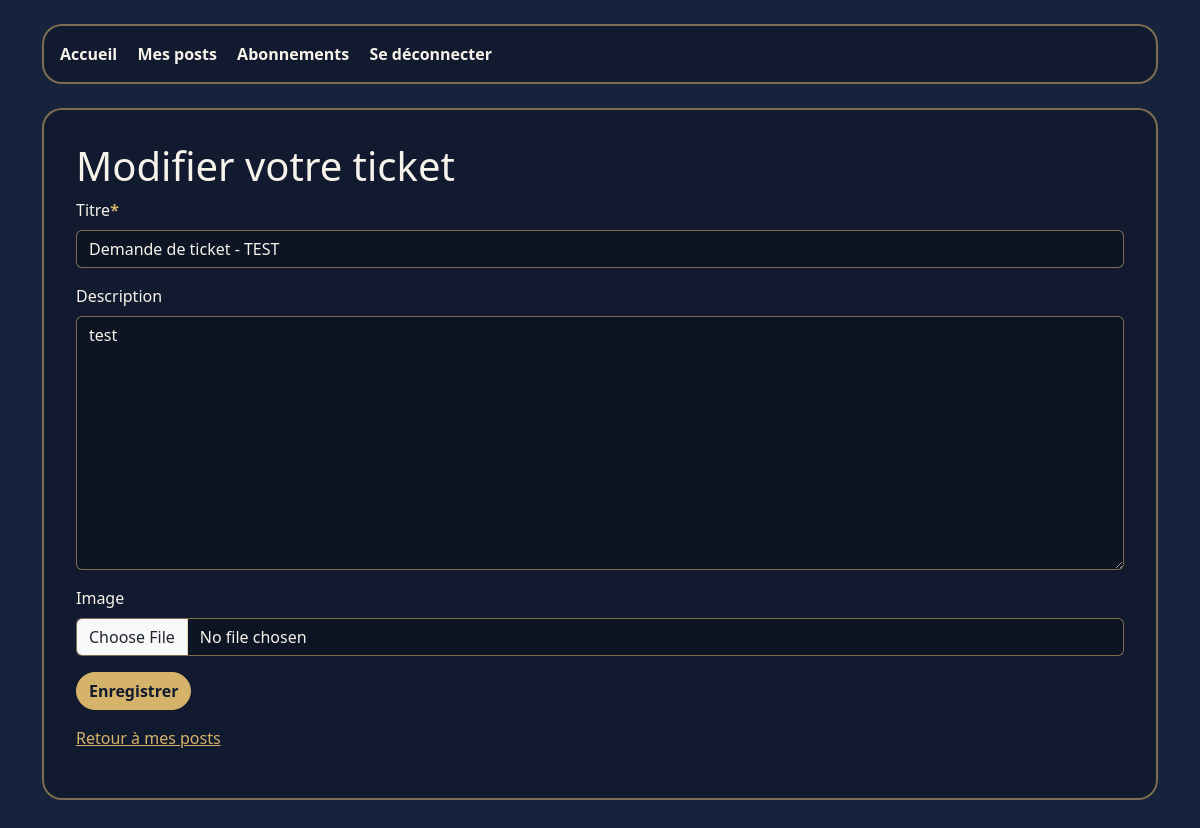
The page /modifier-ticket/2/ (signed in) on the database as committed earlier.
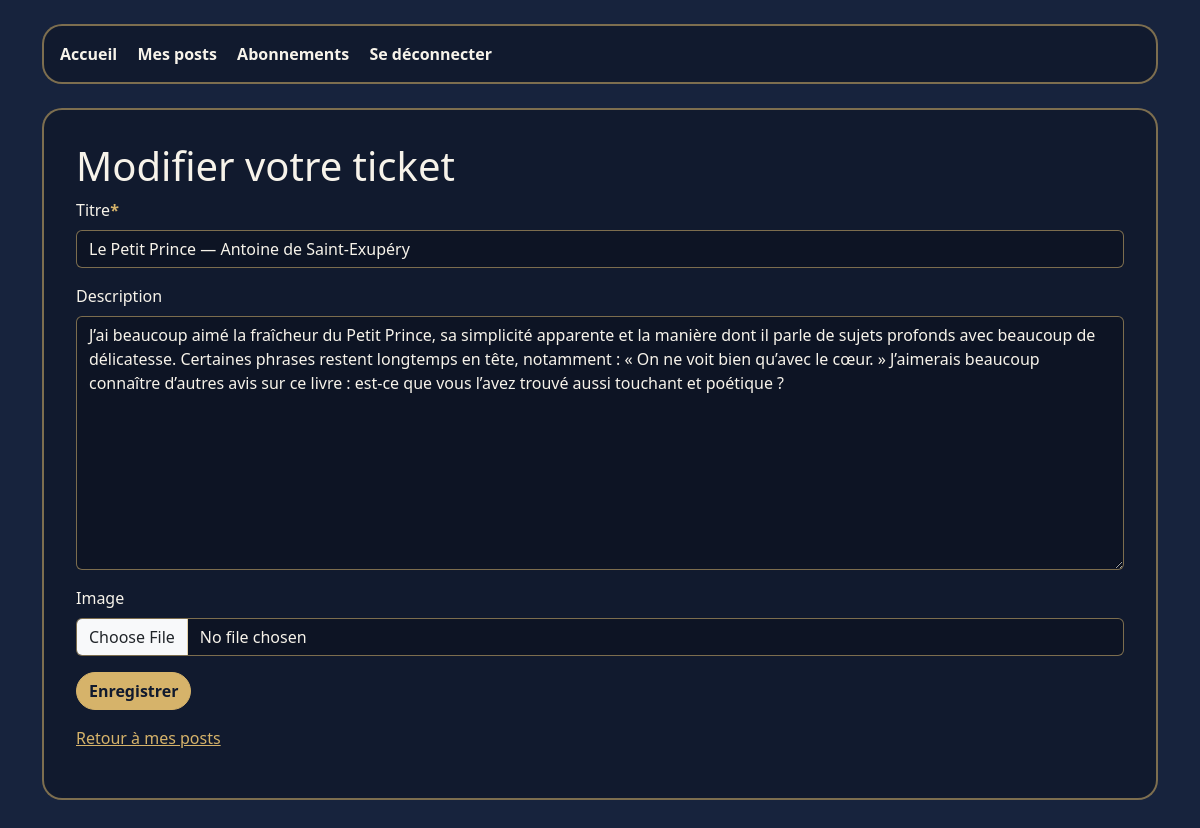
The same page on the database as committed later.
### litreview/models.py (models this page shows, shortened)
class Ticket(models.Model):
    title = models.CharField(max_length=128)
    description = models.TextField(max_length=2048, blank=True)
    user = models.ForeignKey(
        settings.AUTH_USER_MODEL,
        on_delete=models.CASCADE,
        related_name="tickets",
    )
    image = models.ImageField(upload_to="tickets_images/", null=True, blank=True)
    time_created = models.DateTimeField(auto_now_add=True)
    @classmethod
    def ticket_modifiable(classe_ticket, utilisateur, ticket_id):
        return classe_ticket.objects.filter(
            id=ticket_id,
            user=utilisateur,
        )

### litreview/views.py (the view)
@login_required
def modifier_ticket(request, ticket_id):
    ticket = get_object_or_404(
        Ticket.ticket_modifiable(
            utilisateur=request.user,
            ticket_id=ticket_id,
        )
    )
    if request.method == "POST":
        formulaire_ticket = TicketForm(
            request.POST,
            request.FILES,
            instance=ticket,
        )
        if ticket.modifier_avec_formulaire(formulaire_ticket):
            return redirect("mes_posts")
    else:
        formulaire_ticket = TicketForm(instance=ticket)
    return render(
        request,
        "pages/modifier_ticket.html",
        {"formulaire_ticket": formulaire_ticket},
    )

### litreview/forms.py
class TicketForm(forms.ModelForm):
    class Meta:
        model = Ticket
        fields = ["title", "description", "image"]
        labels = {
            "title": "Titre",
            "description": "Description",
            "image": "Image",
        }
        widgets = {
            "image": forms.FileInput(),
        }

### litreview/templates/pages/modifier_ticket.html (shortened to what this page needs)
{% extends "pages/base.html" %}
{% load crispy_forms_tags %}
{% block content %}
    <h1>Modifier votre ticket</h1>
    <form method="post" enctype="multipart/form-data">
        {{ formulaire_ticket|crispy }}
        <button type="submit" class="btn btn-primary">
            Enregistrer
        </button>
    </form>
    <p class="mt-3">
        <a href="{% url 'mes_posts' %}">Retour à mes posts</a>
    </p>
{% endblock content %}

Rows that differ between the two databases and show on the page:
changed Ticket: title "Demande de ticket - TEST" → "Le Petit Prince — Antoine de Saint-Exupéry"; description "test" → "J’ai beaucoup aimé la fraîcheur du Petit Prince, sa simplicité apparente et la manière dont il parle de sujets profonds avec beaucoup de délicatesse. Certaines phrases restent longtemps en tête, notamment : « On ne voit bien qu’avec le cœur. » J’aimerais beaucoup connaître d’autres avis sur ce livre : est-ce que vous l’avez trouvé aussi touchant et poétique ?"
